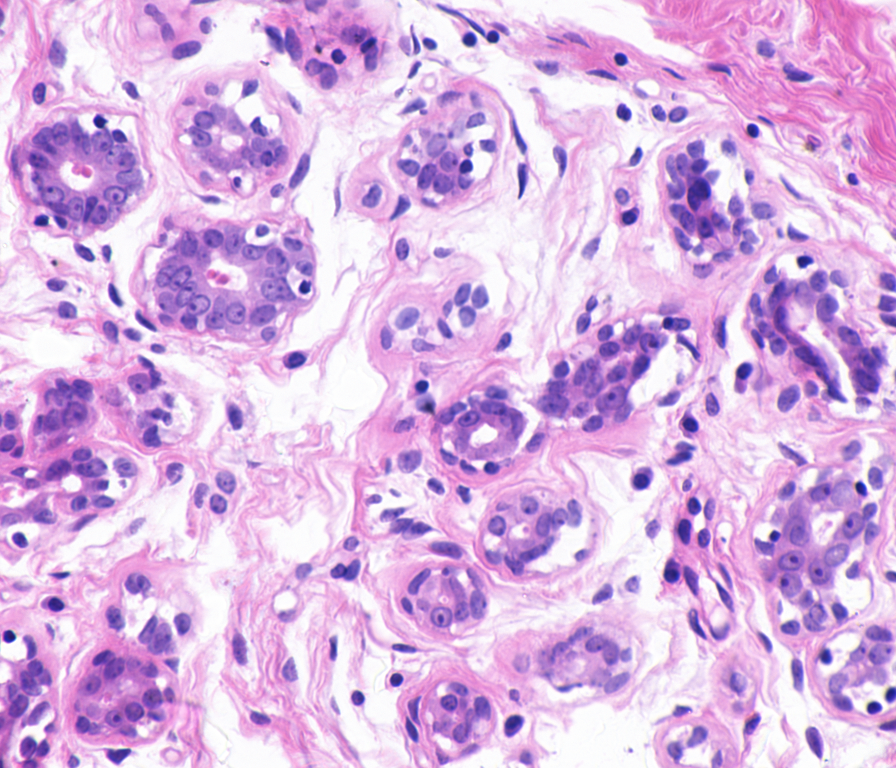
#> input picture image_segmentation/cancer_cells/data/Images/ytma10_010704_benign1_ccd.tif, 896 x 768 px; its folder holds only this picture in this run
$ jupyter execute --allow-errors cancer_cell_segmentation.ipynb
#> lines starting #> are read from the running program, lines starting #| are printed output that depends on the picture; after the words box and inside, x2 and y2 are one past the last pixel; in counts of white or black regions, pixels touching at a corner belong together
## Import Dependencies

[cell 1]
import torch
from torch import nn
from torch.utils.data import DataLoader, Dataset
from torchvision.datasets import ImageFolder
import torchvision.transforms as transforms
import torchvision.transforms.functional as TF

import os
from PIL import Image
import cv2
import albumentations as A
import random
import numpy as np
import matplotlib.pyplot as plt
from sklearn.model_selection import train_test_split
from tqdm.auto import tqdm

### Things to consider
- Data Augmentation
- Strong Loss Function (Cross-Entropy, Dice Loss, Jaccard(IoU))
- Start with U-Net Model

#> (a cell that did not finish here is left out)

## Visualize an Image with Preprocessing

[cell 3]
# Getting the list of the mask paths
list_mask_paths = []
for file in os.listdir(os.path.join("data", "Masks")):
    if "xml" in file:
        continue
    else:
        file_path = os.path.join("data", "Masks", file)
        list_mask_paths.append(file_path)

[cell 4]
# Getting the list of the image paths
list_image_paths = []
for file in os.listdir(os.path.join("data", "Images")):
    if "xml" in file:
        continue
    else:
        file_path = os.path.join("data", "Images", file)
        list_image_paths.append(file_path)

[cell 5]
# Getting list of image, mask pair
image_mask_list = list(zip(list_image_paths, list_mask_paths))

#> (a cell that did not finish here is left out)

[cell 7]
# Create subplot of cancer cell and mask
fig, axes = plt.subplots(1, 3, figsize = (20,10))
index = random.randint(0, len(image_mask_list)-1)
example_image_path, example_mask_path = image_mask_list[index]
example_image = Image.open(example_image_path).convert("RGB")
#> example_image is the input picture: PIL image 896x768 RGB; mean R, G, B 217.5, 180.3, 226.1
example_mask = Image.open(example_mask_path)
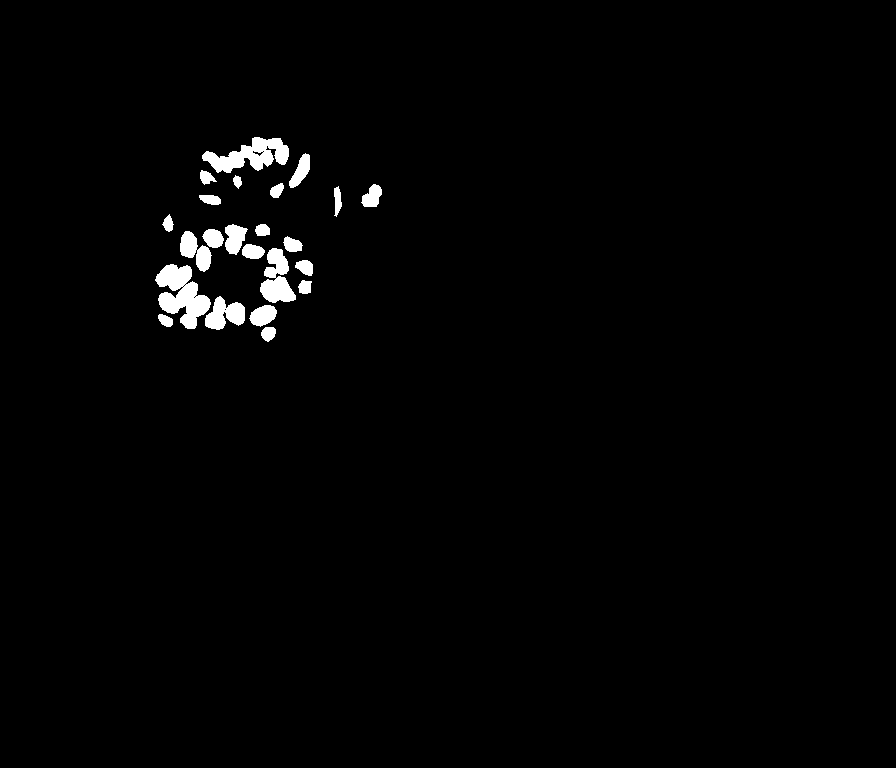
#> input picture image_segmentation/cancer_cells/data/Masks/ytma10_010704_benign1.TIF, 896 x 768 px
#> example_mask is the input picture: PIL image 896x768 L; 1.5% white; 23 white regions, largest, box (x1, y1, x2, y2) and area: (155, 264, 211, 329) 1979, (202, 137, 289, 173) 1640, (260, 248, 296, 303) 1173

# Apply CLAHE to image
clahe = cv2.createCLAHE(clipLimit=2.0, tileGridSize=(8, 8))
enhanced_image = clahe.apply(np.array(example_image)[:, :, 0])
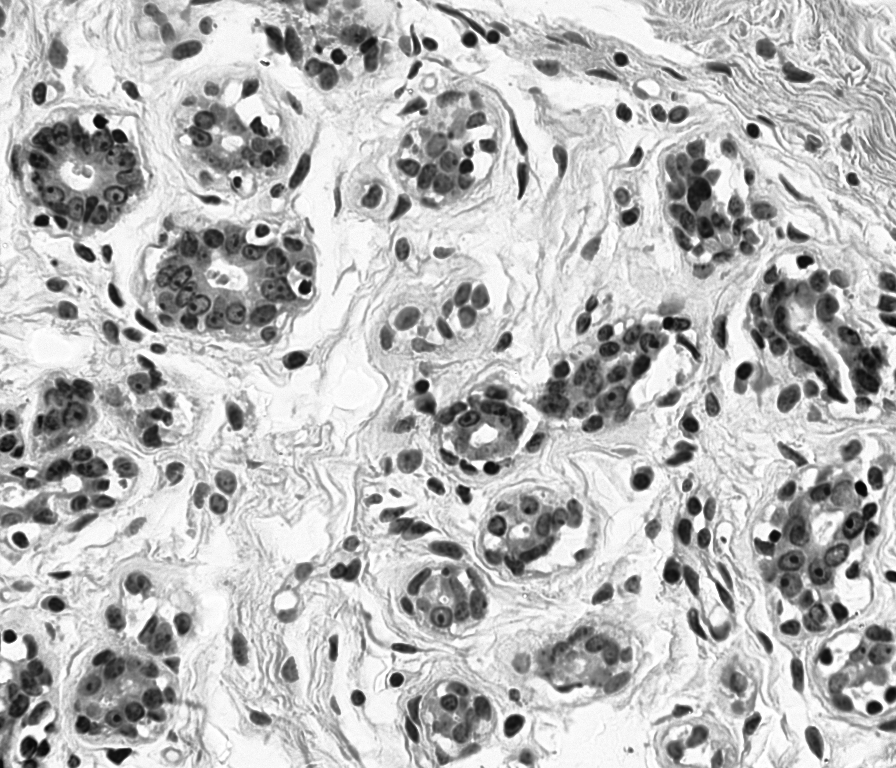
#> enhanced_image: shape (768, 896); min 5, max 255, mean 186.1

axes[0].imshow(example_image)
axes[0].set_title("Image")
axes[1].imshow(enhanced_image)
axes[1].set_title("CLAHE Image")
axes[2].imshow(example_mask)
axes[2].set_title("Mask")

plt.show()
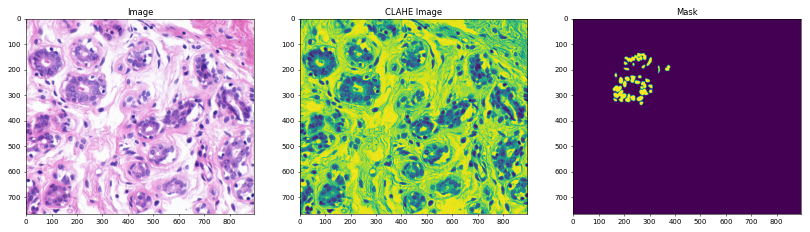
#> figure drawn by matplotlib, 3 panels

[cell 8]
# Find number of segmented pixels to background pixels ratio
index = random.randint(0, len(image_mask_list)-1)
_, example_mask_path = image_mask_list[index]
example_mask = np.array(Image.open(example_mask_path)) / 255

count_0 = np.sum(example_mask == 0).item()
#> count_0 = 677760
count_1 = np.sum(example_mask == 1).item()
#> count_1 = 10368

print(f"Count of pixels with value 0: {count_0}")
#| Count of pixels with value 0: 677760
print(f"Count of pixels with value 1: {count_1}")
#| Count of pixels with value 1: 10368

[cell 9]
# Create subplot of cancer cell and mask with all preprocessing
fig, axes = plt.subplots(1, 5, figsize = (20,10))
index = random.randint(0, len(image_mask_list)-1)
example_image_path, example_mask_path = image_mask_list[index]
example_image = Image.open(example_image_path).convert("RGB")
example_mask = Image.open(example_mask_path)

# Apply CLAHE to image
clahe = cv2.createCLAHE(clipLimit=2.0, tileGridSize=(8, 8))
enhanced_image = clahe.apply(np.array(example_image)[:, :, 0])

# Apply mask encoding
example_mask = np.array(example_mask) / 255
num_classes = 2
encoded_mask = np.zeros((example_mask.shape[0], example_mask.shape[1], num_classes), dtype=np.uint8)

for class_index in range(num_classes):
    class_pixels = (example_mask == class_index)
    encoded_mask[:, :, class_index] = class_pixels

channel1 = encoded_mask[:, :, 0]
channel2 = encoded_mask[:, :, 1]

axes[0].imshow(example_image)
axes[0].set_title("Image")
axes[1].imshow(enhanced_image)
axes[1].set_title("CLAHE Image")
axes[2].imshow(example_mask, cmap = "gray")
axes[2].set_title("Mask")
axes[3].imshow(channel1, cmap = "gray")
axes[3].set_title("Channel 1")
axes[4].imshow(channel2, cmap = "gray")
axes[4].set_title("Channel 2")

plt.show()
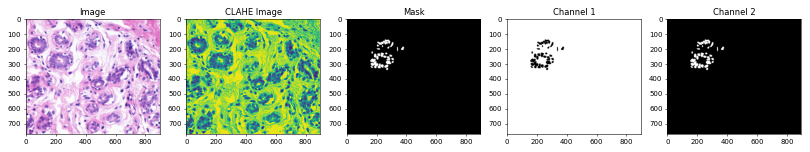
#> figure drawn by matplotlib, 5 panels

## Creating Custom Mask and Image Transforms

[cell 10]
# Apply One-hot encoding to mask
# [24 lines left out: functions mask_preprocessing, image_preprocessing, not called in this run]

[cell 11]
# Create Custom Mask Transformations
class MaskPreprocessing:
    def __init__(self):
        pass

    def __call__(self, mask):
        return mask_preprocessing(mask)

[cell 12]
# Create Custom Image Transformations
class ImagePreprocessing:
    def __init__(self, clip_limit = 2.0, tile_grid_size=(8, 8)):
        self.clip_limit = clip_limit
        self.tile_grid_size = tile_grid_size

    def __call__(self, img):
        return image_preprocessing(img, self.clip_limit, self.tile_grid_size)

## Crop Only the Region of Interest

[cell 13]
fig, axes = plt.subplots(1,5, figsize = (10,10))
mask = cv2.imread(example_mask_path, cv2.IMREAD_GRAYSCALE)
image = cv2.imread(example_image_path)
axes[0].imshow(image)
axes[1].imshow(mask)
contours, _ = cv2.findContours(mask, cv2.RETR_EXTERNAL, cv2.CHAIN_APPROX_SIMPLE)
#> contours = 23 contours; largest, box (x1, y1, x2, y2) and area: (155, 264, 211, 329) 1853, (202, 137, 289, 173) 1524, (260, 248, 296, 303) 1074, (205, 296, 245, 330) 762, (180, 231, 212, 272) 629
if len(contours) > 0:
    # Find the largest contour (assuming it corresponds to the ROI)
    largest_contour = max(contours, key=cv2.contourArea)
#> largest_contour = contour of 145 points, box (x1, y1, x2, y2) (155, 264, 211, 329), area 1853

    # Get the bounding box around the largest contour
    x, y, width, height = cv2.boundingRect(largest_contour)
#> x = 155; y = 264; width = 56; height = 65

    # Crop the ROI from the original image
    roi = image[y:y+height, x:x+width]
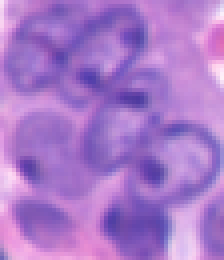
#> roi: shape (65, 56, 3) (shown 4 times larger); mean B, G, R 202.5, 120.3, 169
    cropped_mask = mask[y:y+height, x:x+width]
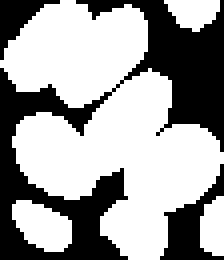
#> cropped_mask: shape (65, 56) (shown 4 times larger); 62.4% white; 3 black regions, box (x1, y1, x2, y2) and area: (0, 0, 56, 65) 1132, (40, 41, 56, 65) 151, (0, 0, 15, 15) 87

    # Put the bounding box on the original image
    bounded_img = cv2.rectangle(image, (x, y), (x + width, y + height), (0, 255, 0), 2)
    axes[2].imshow(bounded_img)
    # Save or further process the cropped ROI
    axes[3].imshow(roi)
    axes[4].imshow(cropped_mask)
else:
    print("No contours found in the mask.")
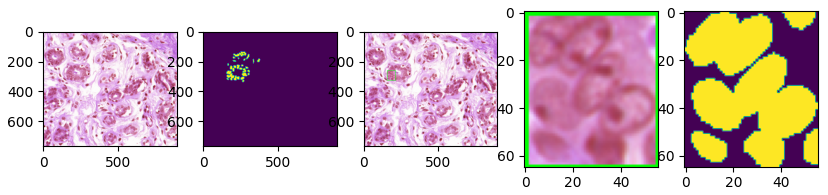
#> figure drawn by matplotlib, 5 panels; B, G, R data is drawn as R, G, B

## Data Augmentation

#> (a cell that did not finish here is left out)

[cell 15]
# Do Data Augmentation on Train Data
aug_images = []
aug_masks = []
#> (the rest of this cell did not finish here and is left out)

## Loading in the Dataset and the Masks

[cell 16]
# Custom Dataset
class SegmentationDataset(Dataset):
    # [4 lines left out: function __init__, not called in this run]

    def __len__(self):
        return len(self.data)

    # [13 lines left out: function __getitem__, not called in this run]

[cell 17]
# Custom Dataset for Augmented Data
class AugmentedSegmentationDataset(Dataset):
    # [4 lines left out: function __init__, not called in this run]

    def __len__(self):
        return len(self.data)

    # [12 lines left out: function __getitem__, not called in this run]

#> (a cell that did not finish here is left out)

#> (a cell that did not finish here is left out)

[cell 20]
# Creating Train, Val, and Test DataLoaders
BATCH_SIZE = 16
#> (the rest of this cell did not finish here and is left out)

#> (a cell that did not finish here is left out)

# Create the U-Net Model

[cell 22]
# Create Double Convolutional Layers
class DoubleConv(nn.Module):
    # [12 lines left out: function __init__, not called in this run]

    def forward(self, x):
        return self.conv(x)

[cell 23]
class UNET(nn.Module):
    # Input image dimension needs to be divisible by 16
    def __init__(self, in_channels = 1, out_channels = 2, features = [16, 32, 64, 128]):
        super().__init__()
        self.downs = nn.ModuleList()
        self.ups = nn.ModuleList()
        self.pool = nn.MaxPool2d(kernel_size = 2, stride = 2)

        # Down Part of UNET
        for feature in features:
            self.downs.append(DoubleConv(in_channels, feature))
            in_channels = feature

        # Up part of UNET
        for feature in reversed(features):
            self.ups.append(
                nn.ConvTranspose2d(
                    feature*2, feature, kernel_size = 2, stride = 2
                )
            )
            self.ups.append(DoubleConv(feature*2, feature))

        self.bottleneck = DoubleConv(features[-1], features[-1]*2)
        self.final_conv = nn.Conv2d(features[0], out_channels, kernel_size = 1)

    # [22 lines left out: function forward, not called in this run]

[cell 24]
# Create a test for the model to check if it is working
def test():
    x = torch.randn((3,1,160,160))
    model = UNET(in_channels = 1, out_channels = 2)
    preds = model(x)
    print(preds.shape)
    print(x.shape)

test()
#> (the call stopped at in test, `x = torch.randn((3,1,160,160))`: torch is not available in this run)

## Using DeepLabV3

#> (a cell that did not finish here is left out)

#> (a cell that did not finish here is left out)

#> (a cell that did not finish here is left out)

#> (a cell that did not finish here is left out)

#> (a cell that did not finish here is left out)
